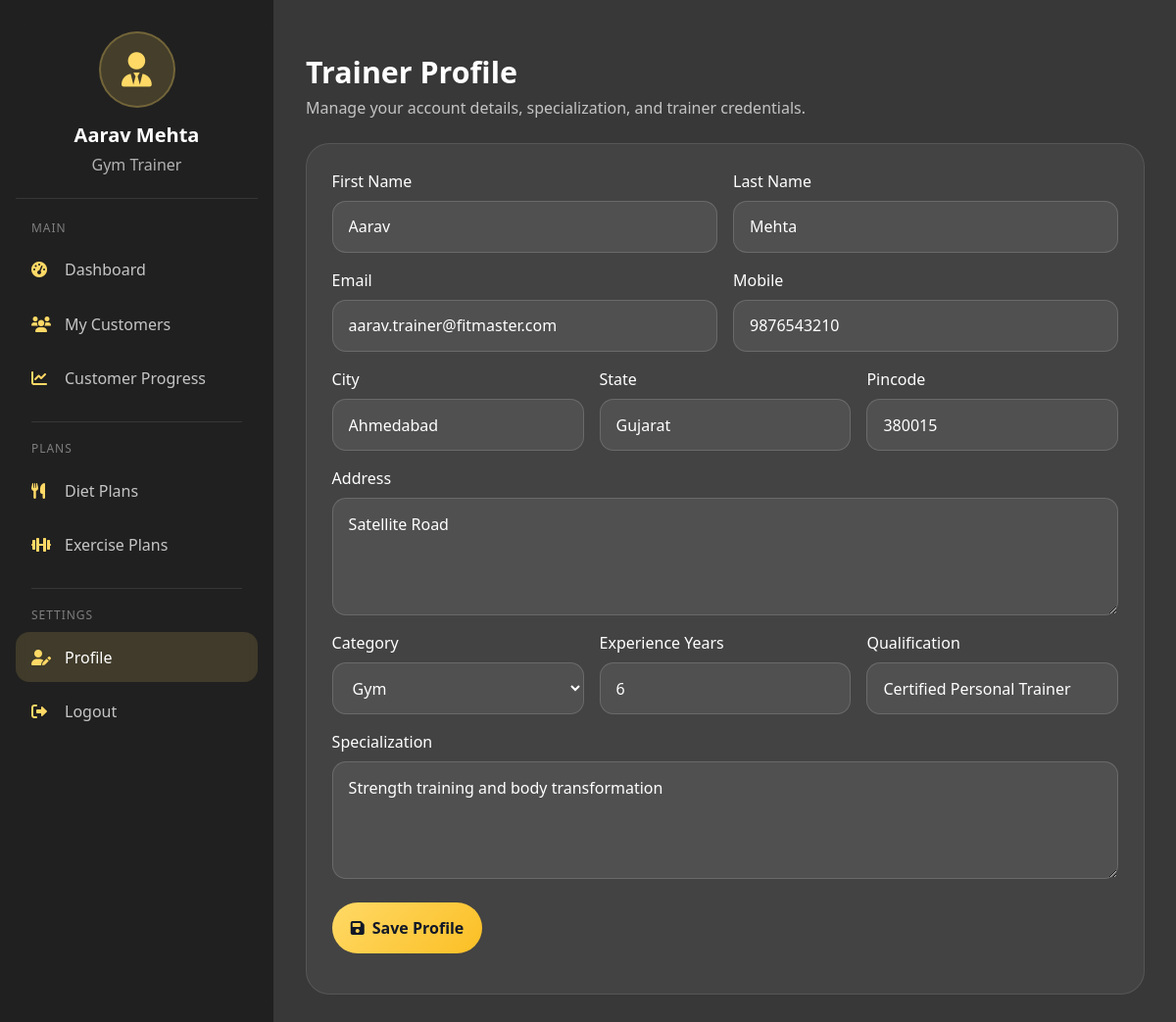
Screenshot of /trainer/profile/ (signed in) with the database file from the repository.
### Fit/models.py (models this page shows)
class Trainer(models.Model):
    CATEGORY_CHOICES = ( ('gym','Gym'), ('yoga','Yoga'), ('zumba','Zumba'))
    users=models.ForeignKey(User,on_delete=models.CASCADE)
    category=models.CharField(choices=CATEGORY_CHOICES)
    experience_year=models.IntegerField()
    specialization=models.CharField(max_length=200)
    qualification=models.CharField(max_length=100)

class User(models.Model):
    ROLE_CHOICES = ( ('admin','Admin'), ('customer','Customer'), ('trainer','Trainer'))
    role = models.CharField(max_length=20, choices=ROLE_CHOICES,null=True,blank=True)
    firstname=models.CharField(max_length=20,blank=True,null=True)
    lastname=models.CharField(max_length=20,blank=True,null=True)
    email=models.EmailField()
    password=models.CharField(max_length=8)
    mobile=models.CharField(max_length=10)
    address=models.CharField(max_length=100)
    state=models.CharField(max_length=20)
    city=models.CharField(max_length=20)
    pincode=models.IntegerField()
    gender=models.CharField(null=True,blank=True)
    profile_pic=models.ImageField(upload_to='customer_images',null=True,blank=True)

### Fit/views.py (the view, shortened to what this page needs)
# urls.py: path('trainer/profile/', trainer_profile, name='trainer_profile'),
@trainer_required
def trainer_profile(request):
    trainer = _get_logged_trainer(request)
    return render(request, 'trainer_profile.html', {'trainer_data': trainer})

### Fit/context_processors.py (called while the page is built)
def footer_categories(request):
    return {
        'footer_categories': Category.objects.all().order_by('name')[:4]
    }

### Fit/views.py (called while the page is built)
def trainer_required(view_func):
    @never_cache
    @wraps(view_func)
    def _wrapped_view(request, *args, **kwargs):
        trainer_id = request.session.get('trainer_login')
        if trainer_id and Trainer.objects.filter(id=trainer_id).exists():
            return view_func(request, *args, **kwargs)
        messages.error(request, 'Please log in as trainer to access this page.')
        return redirect('login')
    return _wrapped_view

def _get_logged_trainer(request):
    return Trainer.objects.select_related('users').get(id=request.session['trainer_login'])

### Fit/templates/trainer_profile.html (shortened to what this page needs)
﻿{% extends "trainernav.html" %}
{% load static %}
{% block extra_css %}
<link rel="stylesheet" href="{% static 'css/templates/trainer_profile.css' %}">
{% endblock %}
{% block trainer_content %}
<div class="page-head">
  <div>
    <h1>Trainer Profile</h1>
    <p>Manage your account details, specialization, and trainer credentials.</p>
  </div>
</div>
<div class="panel">
  <form method="post">
    <div class="row g-3 mb-3">
      <div class="col-md-6">
        <label class="mb-2">First Name</label>
        <input type="text" name="firstname" value="{{ trainer_data.users.firstname }}" class="input-glass" required>
      </div>
      <div class="col-md-6">
        <label class="mb-2">Last Name</label>
        <input type="text" name="lastname" value="{{ trainer_data.users.lastname }}" class="input-glass" required>
      </div>
    </div>
    <div class="row g-3 mb-3">
      <div class="col-md-6">
        <label class="mb-2">Email</label>
        <input type="email" name="email" value="{{ trainer_data.users.email }}" class="input-glass" required>
      </div>
      <div class="col-md-6">
        <label class="mb-2">Mobile</label>
        <input type="text" name="mobile" value="{{ trainer_data.users.mobile }}" class="input-glass" required>
      </div>
    </div>
    <div class="row g-3 mb-3">
      <div class="col-md-4">
        <label class="mb-2">City</label>
        <input type="text" name="city" value="{{ trainer_data.users.city }}" class="input-glass" required>
      </div>
      <div class="col-md-4">
        <label class="mb-2">State</label>
        <input type="text" name="state" value="{{ trainer_data.users.state }}" class="input-glass" required>
      </div>
      <div class="col-md-4">
        <label class="mb-2">Pincode</label>
        <input type="number" name="pincode" value="{{ trainer_data.users.pincode }}" class="input-glass" required>
      </div>
    </div>
    <div class="mb-3">
      <label class="mb-2">Address</label>
      <textarea name="address" class="textarea-glass" required>{{ trainer_data.users.address }}</textarea>
    </div>
    <div class="row g-3 mb-3">
      <div class="col-md-4">
        <label class="mb-2">Category</label>
        <select name="category" class="select-glass" required>
          <option value="gym" {% if trainer_data.category == 'gym' %}selected{% endif %}>Gym</option>
        </select>
      </div>
      <div class="col-md-4">
        <label class="mb-2">Experience Years</label>
        <input type="number" name="experience_year" value="{{ trainer_data.experience_year }}" class="input-glass" required>
      </div>
      <div class="col-md-4">
        <label class="mb-2">Qualification</label>
        <input type="text" name="qualification" value="{{ trainer_data.qualification }}" class="input-glass" required>
      </div>
    </div>
    <div class="mb-4">
      <label class="mb-2">Specialization</label>
      <textarea name="specialization" class="textarea-glass" required>{{ trainer_data.specialization }}</textarea>
    </div>
    <button type="submit" class="btn-gold"><i class="fas fa-floppy-disk"></i>Save Profile</button>
  </form>
</div>
{% endblock %}

### Fit/templates/trainernav.html (shortened to what this page needs)
﻿<!DOCTYPE html>
<html lang="en">
<head>
    {% load static %}
  <link href="https://cdn.jsdelivr.net/npm/bootstrap@5.3.2/dist/css/bootstrap.min.css" rel="stylesheet">
  <link rel="stylesheet" href="https://cdnjs.cloudflare.com/ajax/libs/font-awesome/6.0.0/css/all.min.css">
  <link rel="stylesheet" href="{% static 'css/templates/trainernav.css' %}">
  {% block extra_css %}{% endblock %}
</head>
<body>
  <div class="trainer-layout">
    <aside class="trainer-sidebar" id="trainerSidebar">
      <div class="trainer-sidebar-header">
        <div class="trainer-avatar"><i class="fas fa-user-tie"></i></div>
        <h3>{{ trainer_data.users.firstname }} {{ trainer_data.users.lastname }}</h3>
        <p>{{ trainer_data.get_category_display }} Trainer</p>
      </div>
      <div class="trainer-nav-label">Main</div>
      <a href="{% url 'trainerdash' %}" class="trainer-nav-item {% if request.path == '/trainerdash/' %}active{% endif %}">
        <i class="fas fa-gauge-high"></i><span>Dashboard</span>
      </a>
      <a href="{% url 'trainer_customers' %}" class="trainer-nav-item {% if request.path == '/trainer/customers/' %}active{% endif %}">
        <i class="fas fa-users"></i><span>My Customers</span>
      </a>
      <a href="{% url 'trainer_progress' %}" class="trainer-nav-item {% if request.path == '/trainer/progress/' %}active{% endif %}">
        <i class="fas fa-chart-line"></i><span>Customer Progress</span>
      </a>
      <div class="trainer-divider"></div>
      <div class="trainer-nav-label">Plans</div>
      <a href="{% url 'trainer_assign_diet' %}" class="trainer-nav-item {% if '/trainer/assign-diet/' in request.path %}active{% endif %}">
        <i class="fas fa-utensils"></i><span>Diet Plans</span>
      </a>
      <a href="{% url 'trainer_assign_exercise' %}" class="trainer-nav-item {% if '/trainer/assign-exercise/' in request.path %}active{% endif %}">
        <i class="fas fa-dumbbell"></i><span>Exercise Plans</span>
      </a>
      <div class="trainer-divider"></div>
      <div class="trainer-nav-label">Settings</div>
      <a href="{% url 'trainer_profile' %}" class="trainer-nav-item {% if request.path == '/trainer/profile/' %}active{% endif %}">
        <i class="fas fa-user-pen"></i><span>Profile</span>
      </a>
      <a href="{% url 'logout' %}" class="trainer-nav-item">
        <i class="fas fa-right-from-bracket"></i><span>Logout</span>
      </a>
    </aside>
    <main class="trainer-main">
      {% block trainer_content %}{% endblock %}
    </main>
  </div>
</body>
</html>

### Fit/static/css/templates/trainernav.css (style rules this page uses)
body::before { content: ''; position: fixed; inset: 0; background: rgba(0, 0, 0, 0.78); z-index: -1; }
.trainer-layout { display: flex; min-height: 100vh; }
.trainer-sidebar { width: 280px; background: rgba(0, 0, 0, 0.42); backdrop-filter: blur(12px); border-right: 1px solid rgba(255,255,255,0.1); padding: 2rem 1rem; position: fixed; inset: 0 auto 0 0; overflow-y: auto; z-index: 1000; transition: transform .25s ease; }
.trainer-main { flex: 1; margin-left: 280px; padding: 2rem; width: calc(100% - 280px); }
.trainer-avatar { width: 78px; height: 78px; border-radius: 50%; display: flex; align-items: center; justify-content: center; margin: 0 auto 1rem; background: rgba(255,217,102,0.16); color: #ffd966; font-size: 2.2rem; border: 2px solid rgba(255,217,102,0.25); }
.trainer-sidebar-header { text-align: center; padding: 0 1rem 1.4rem; border-bottom: 1px solid rgba(255,255,255,0.1); margin-bottom: 1.3rem; }
.trainer-sidebar-header h3 { font-size: 1.25rem; margin: 0; font-weight: 700; }
.trainer-sidebar-header p { margin: .35rem 0 0; color: rgba(255,255,255,.65); }
.trainer-nav-label { padding: 0 1rem; color: rgba(255,255,255,.42); font-size: .75rem; text-transform: uppercase; letter-spacing: .08em; margin: 1rem 0 .5rem; }
.trainer-nav-item { display: flex; align-items: center; gap: 12px; padding: .85rem 1rem; margin: .25rem 0; text-decoration: none; color: rgba(255,255,255,.74); border-radius: 14px; transition: .2s ease; }
.trainer-nav-item:hover, .trainer-nav-item.active { background: rgba(255,217,102,0.14); color: white; }
.trainer-nav-item i { width: 22px; color: #ffd966; }
.trainer-divider { height: 1px; background: rgba(255,255,255,.1); margin: 1.15rem 1rem; }
.page-head { display: flex; justify-content: space-between; align-items: center; gap: 1rem; flex-wrap: wrap; margin-bottom: 1.5rem; }
.page-head h1 { margin: 0; font-size: 1.9rem; font-weight: 800; }
.page-head p { margin: .35rem 0 0; color: rgba(255,255,255,.7); }
.btn-gold { background: linear-gradient(135deg,#ffd966,#fbbf24); color: #111827; border: none; border-radius: 999px; padding: .85rem 1.2rem; font-weight: 700; text-decoration: none; display: inline-flex; align-items: center; gap: 8px; }

### Fit/static/css/templates/trainer_profile.css (style rules this page uses)
.input-glass,.select-glass,.textarea-glass { width:100%;background:rgba(255,255,255,.07);border:1px solid rgba(255,255,255,.15);color:white;border-radius:14px;padding:.85rem 1rem }
.select-glass option { color:#111 }
.textarea-glass { min-height:120px }

### rows the page displays
Trainer: users.firstname "Aarav", users.lastname "Mehta", category "Gym", firstname "Aarav", lastname "Mehta", email "aarav.trainer@fitmaster.com", mobile "9876543210", city "Ahmedabad", state "Gujarat", pincode "380015", address "Satellite Road", experience_year "6", qualification "Certified Personal Trainer", specialization "Strength training and body transformation"
